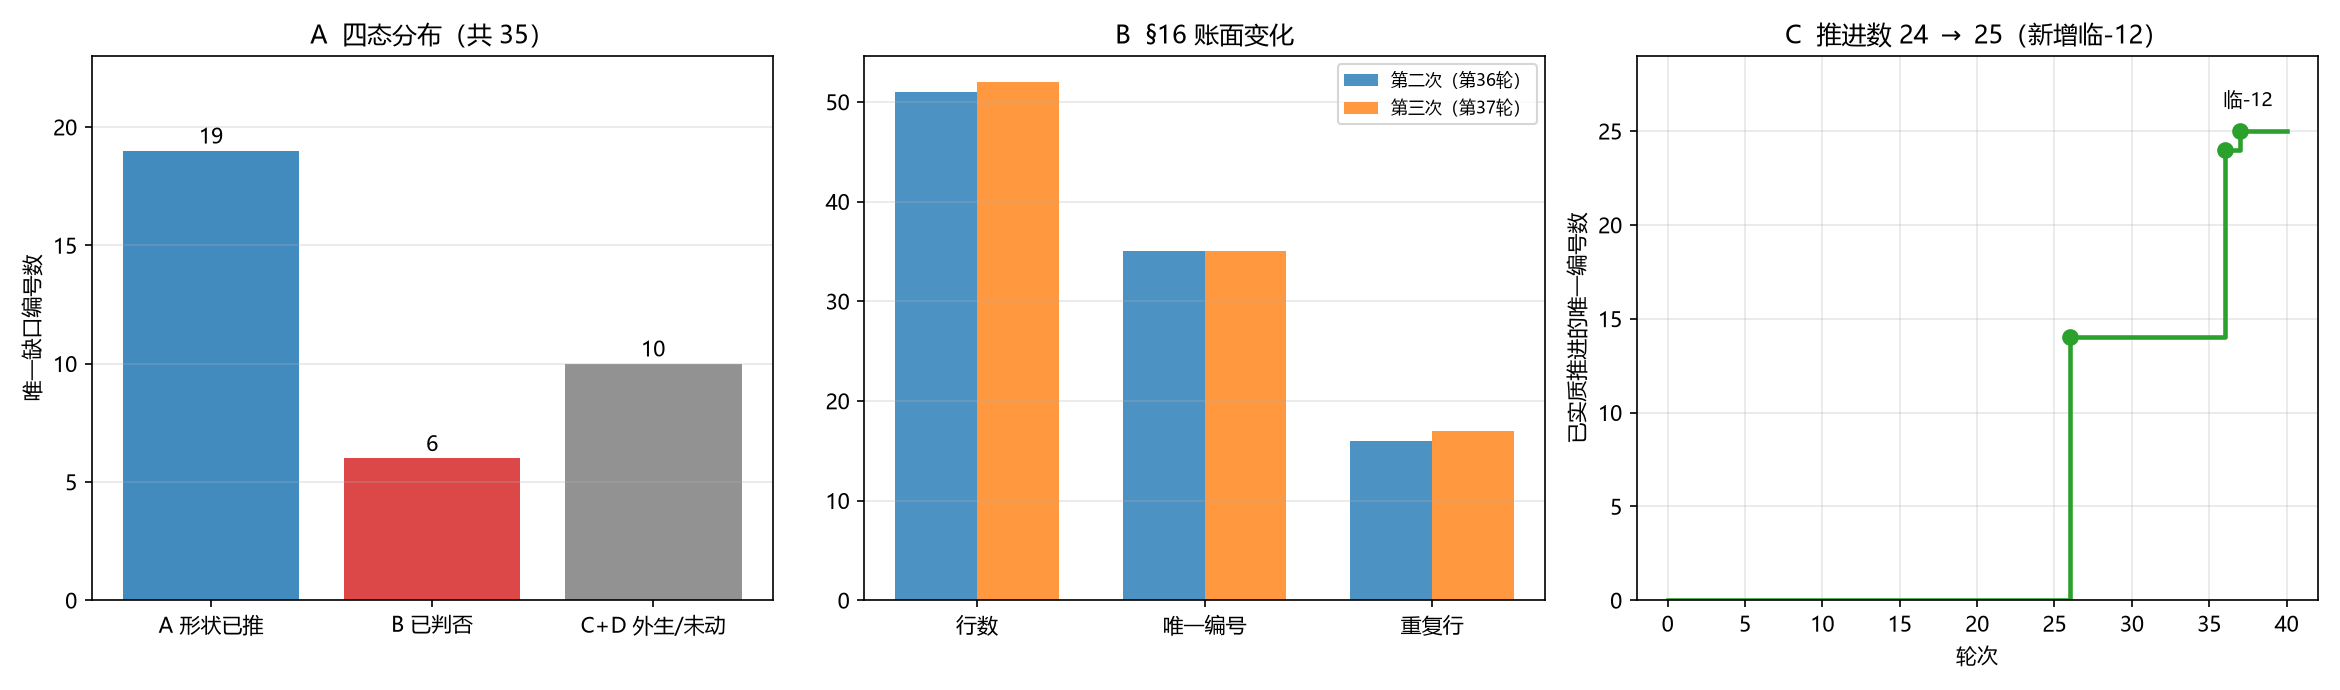

The script that saved this image:
# -*- coding: utf-8 -*-
"""
全链第三次核对（第 37 轮）的账面图像。

1. 四态分布 A=19 / B=6 / C+D=10；
2. §16 账面：行数 51→52，唯一编号恒 35，重复 16→17；
3. 推进唯一编号 24→25（新增临-12，A 类）。

账面数据来自主链 §16 的表面积分，无拟合。
"""

import csv
import os

import numpy as np
import matplotlib
matplotlib.use("Agg")
import matplotlib.pyplot as plt

plt.rcParams["font.sans-serif"] = ["Microsoft YaHei", "SimHei", "DejaVu Sans"]
plt.rcParams["axes.unicode_minus"] = False

HERE = os.path.dirname(os.path.abspath(__file__))
OUT_PNG = os.path.join(HERE, "全链_第三次核对.png")
OUT_CSV = os.path.join(HERE, "全链_第三次核对.csv")


def main():
    rows = []
    for k, v in [("A", 19), ("B", 6), ("C+D", 10)]:
        rows.append(("state", k, v, 35, np.nan))
    for k, v in [("rows_audit2", 51), ("rows_audit3", 52), ("unique", 35),
                 ("dups_audit2", 16), ("dups_audit3", 17),
                 ("advanced_audit2", 24), ("advanced_audit3", 25),
                 ("A_audit2", 18), ("A_audit3", 19)]:
        rows.append(("ledger", k, v, np.nan, np.nan))
    rows.append(("new_item", "临-12", 1, np.nan, np.nan))

    with open(OUT_CSV, "w", newline="", encoding="utf-8-sig") as fh:
        wr = csv.writer(fh)
        wr.writerow(["kind", "x", "y", "y_ref", "extra"])
        wr.writerows(rows)

    fig, ax = plt.subplots(1, 3, figsize=(15.6, 4.6))

    ax[0].bar(["A 形状已推", "B 已判否", "C+D 外生/未动"], [19, 6, 10],
              color=["tab:blue", "tab:red", "tab:gray"], alpha=0.85)
    for i, v in enumerate([19, 6, 10]):
        ax[0].text(i, v + 0.3, str(v), ha="center", fontsize=10)
    ax[0].set_ylabel("唯一缺口编号数")
    ax[0].set_title("A  四态分布（共 35）")
    ax[0].set_ylim(0, 23)
    ax[0].grid(alpha=0.3, axis="y")

    labels = ["行数", "唯一编号", "重复行"]
    x = np.arange(3)
    ax[1].bar(x - 0.18, [51, 35, 16], 0.36, label="第二次（第36轮）",
              color="tab:blue", alpha=0.8)
    ax[1].bar(x + 0.18, [52, 35, 17], 0.36, label="第三次（第37轮）",
              color="tab:orange", alpha=0.8)
    ax[1].set_xticks(x)
    ax[1].set_xticklabels(labels)
    ax[1].set_title("B  §16 账面变化")
    ax[1].legend(fontsize=8)
    ax[1].grid(alpha=0.3, axis="y")

    ax[2].step([0, 26, 36, 37, 40], [0, 14, 24, 25, 25], where="post",
               lw=2.2, color="tab:green")
    ax[2].plot([26, 36, 37], [14, 24, 25], "o", color="tab:green", ms=7)
    ax[2].annotate("临-12", (37, 25), textcoords="offset points",
                   xytext=(-8, 12), fontsize=9)
    ax[2].set_xlabel("轮次")
    ax[2].set_ylabel("已实质推进的唯一编号数")
    ax[2].set_title(r"C  推进数 24 $\to$ 25（新增临-12）")
    ax[2].set_ylim(0, 29)
    ax[2].grid(alpha=0.3)

    fig.tight_layout()
    fig.savefig(OUT_PNG, dpi=150)
    plt.close(fig)
    print("账面：52 行 / 35 唯一 / 25 推进（A19+B6）/ 10 余")
    print("saved:", OUT_PNG)
    print("saved:", OUT_CSV)


if __name__ == "__main__":
    main()
